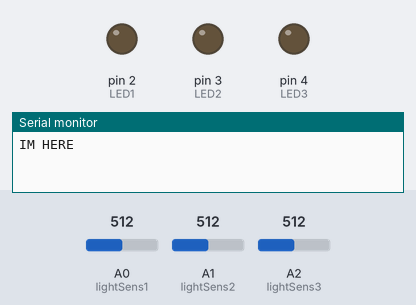
Bench run of a sketch on a simulated Arduino Uno, built with avr-gcc and run on an emulated ATmega328P. Parts: output pins drawn as LEDs (lit = HIGH), the last lines printed to the serial monitor. The inputs (shaded band) are chosen by the test bench; at power-on: A0 (lightSens1) = 512, A1 (lightSens2) = 512, A2 (lightSens3) = 512.

Above: at 1.2 s.
1.3 s: A0 (lightSens1) set to 602
2.8 s: A0 (lightSens1) set to 630
At 4.0 s:
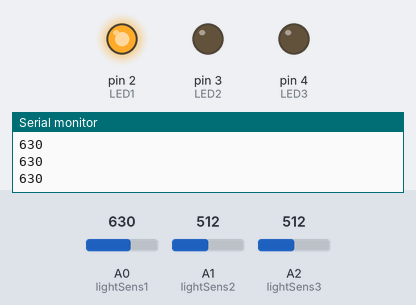
4.3 s: A1 (lightSens2) set to 597
5.8 s: A1 (lightSens2) set to 622
At 6.3 s:
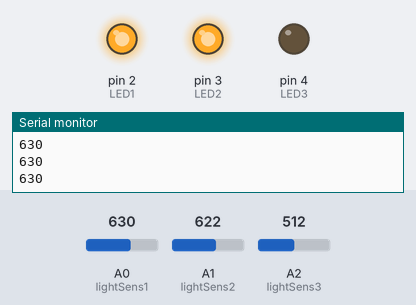
7.3 s: A2 (lightSens3) set to 599
8.8 s: A2 (lightSens3) set to 620
At 9.8 s:
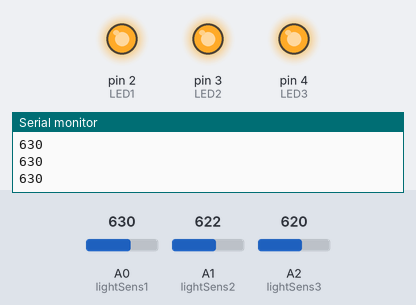
Timing chart, 0 to 11.3 s (numbered marks = the images above; inputs shaded):
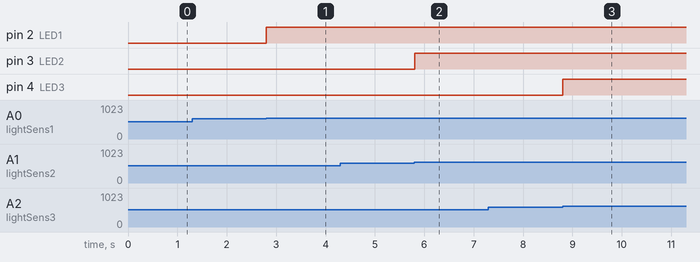

The sketch:

Light_sensor.ino
```cpp
const int lightSens1 = A0; //The light sensors analog pin 1
const int lightSens2 = A1; //The light sensors analog pin 2
const int lightSens3 = A2; //The light sensors analog pin 3
const int LED1 = 2; //The corresponding LED light pen for light 1
const int LED2 = 3; //The corresponding LED light pen for light 2
const int LED3 = 4; //The corresponding LED light pen for light 3

float lightVal1; //The float value of the lightsensor 1
float lightVal2; //The float value of the lightsensor 2
float lightVal3; //The float value of the lightsensor 3

int lightCri1; //The criteria for a lightsensor to activate 1
int lightCri2; //The criteria for a lightsensor to activate 2
int lightCri3; //The criteria for a lightsensor to activate 3

int startup = true; //Determines whether the program just startet

float lightStan1_1 = 0; //Startup calibration measurement 1
float lightStan1_2 = 0; //Startup calibration measurement 2
float lightStan1_3 = 0; //Startup calibration measurement 2

float lightStan2_1 = 0; //Startup calibration measurement 1
float lightStan2_2 = 0; //Startup calibration measurement 2
float lightStan2_3 = 0; //Startup calibration measurement 2

float lightStan3_1 = 0; //Startup calibration measurement 1
float lightStan3_2 = 0; //Startup calibration measurement 2
float lightStan3_3 = 0; //Startup calibration measurement 2

int CalVal = 400; //The amount of time between the startup data-measures

void setup() {
pinMode(lightSens1,INPUT);
pinMode(lightSens2,INPUT);
pinMode(lightSens3,INPUT);

pinMode(LED1,OUTPUT);
pinMode(LED2,OUTPUT);
pinMode(LED3,OUTPUT);
Serial.begin(9600);
}

void loop() {

if (startup == true) {
lightStan1_1 = analogRead(lightSens1);
lightStan2_1 = analogRead(lightSens2);
lightStan3_1 = analogRead(lightSens3);
Serial.println("IM HERE");
delay(CalVal);
lightStan1_2 = analogRead(lightSens1);
lightStan2_2 = analogRead(lightSens2);
lightStan3_2 = analogRead(lightSens3);
delay(CalVal);
lightStan1_3 = analogRead(lightSens1);
lightStan2_3 = analogRead(lightSens2);
lightStan3_3 = analogRead(lightSens3);
delay(CalVal);
lightCri1 = (lightStan1_1 + lightStan1_2 + lightStan1_3)/3 + 100;
lightCri2 = (lightStan2_1 + lightStan2_2 + lightStan2_3)/3 + 100;
lightCri3 = (lightStan3_1 + lightStan3_2 + lightStan3_3)/3 + 100;
startup = false;

} else {

  Serial.println(analogRead(lightSens1));
  lightVal1 = analogRead(lightSens1);
  lightVal2 = analogRead(lightSens2);
  lightVal3 = analogRead(lightSens3);
  if (lightVal1 >= lightCri1) {
    digitalWrite(LED1,HIGH);
  } else {
    digitalWrite(LED1,LOW);
  }

  if (lightVal2 >= lightCri2) {
    digitalWrite(LED2,HIGH);
  } else {
    digitalWrite(LED2,LOW);
  }

  if (lightVal3 >= lightCri3) {
    digitalWrite(LED3,HIGH);
  } else {
    digitalWrite(LED3,LOW);
  }
}
}
```

Measured:
- the behaviour switches between 611 and 612 on A0 (lightSens1) (found by bisection; images 0 and 1)
- the behaviour switches between 611 and 612 on A1 (lightSens2) (found by bisection; images 1 and 2)
- the behaviour switches between 611 and 612 on A2 (lightSens3) (found by bisection; images 2 and 3)
- after the input at 2.8 s, pin 2 (LED1): LOW → HIGH at once
- after the input at 5.8 s, pin 3 (LED2): LOW → HIGH at once
- after the input at 8.8 s, pin 4 (LED3): LOW → HIGH at once
